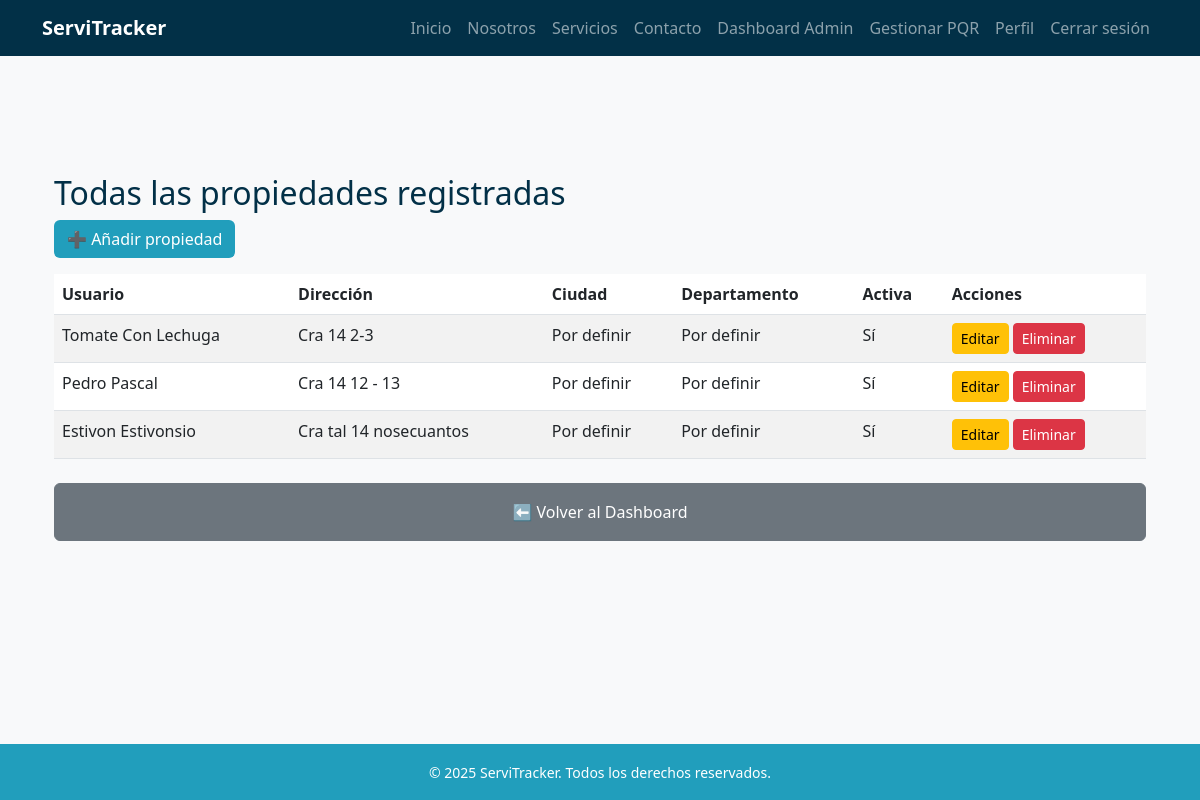
/propiedades/ (signed in), run on an earlier commit of the app's database.
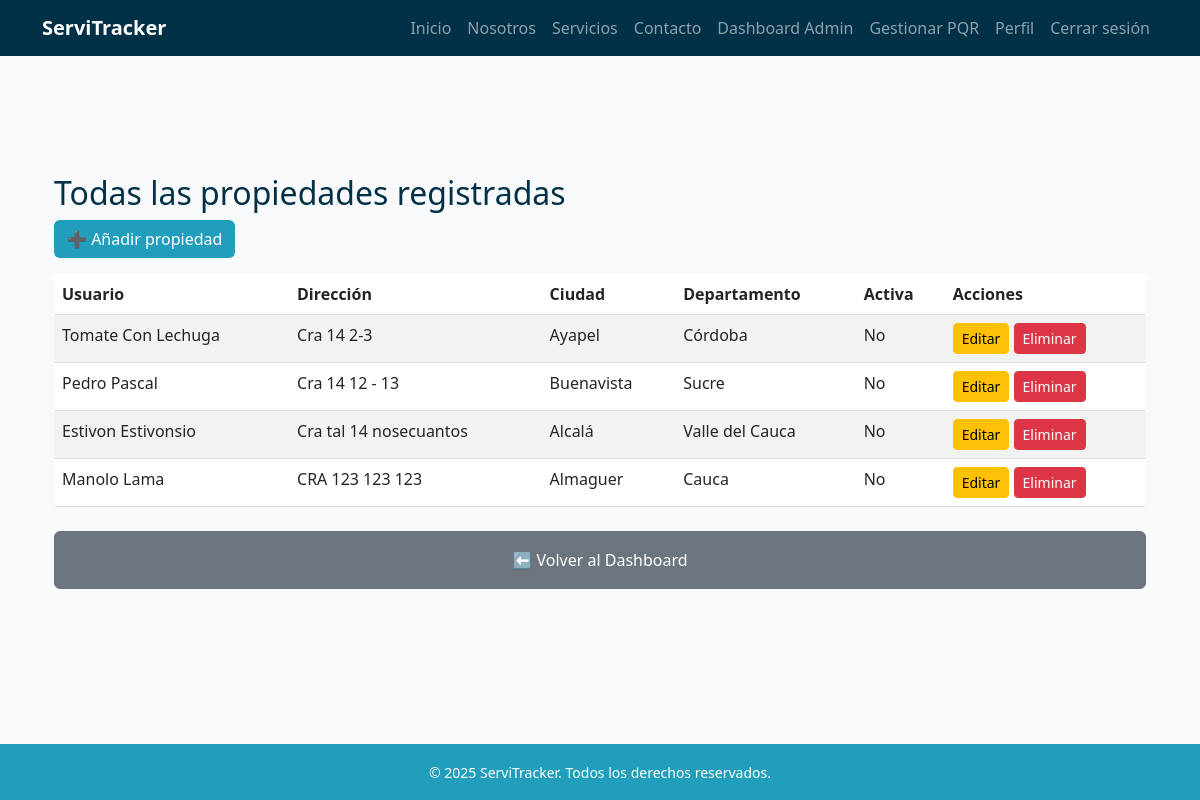
And on a later commit of the database.
### propiedades/models.py (models this page shows, shortened)
class Propiedad(models.Model):
    usuario = models.ForeignKey(
        settings.AUTH_USER_MODEL,
        on_delete=models.CASCADE,
        related_name='propiedades'
    )
    departamento = models.CharField(max_length=100)
    ciudad = models.CharField(max_length=100)
    direccion = models.CharField(max_length=200)
    activa = models.BooleanField(default=True)

### usuarios/models.py (models this page shows)
class Usuario(AbstractBaseUser, PermissionsMixin):
    ROLES = [
        ("administrador", "Administrador"),
        ("agente", "Agente"),
        ("tecnico", "Técnico"),
        ("ciudadano", "Ciudadano"),
    ]
    documento = models.CharField(max_length=20, unique=True)
    email = models.EmailField(blank=True, null=True)
    nombres = models.CharField(max_length=100, blank=True, null=True)
    apellidos = models.CharField(max_length=100, blank=True, null=True)
    rol = models.CharField(max_length=20, choices=ROLES, default="ciudadano")
    especialidad = models.ForeignKey(Especialidad, on_delete=models.SET_NULL, null=True, blank=True)
    is_active = models.BooleanField(default=True)
    is_staff = models.BooleanField(default=False)
    date_joined = models.DateTimeField(auto_now_add=True)
    objects = UsuarioManager()
    USERNAME_FIELD = "documento"
    REQUIRED_FIELDS = []  # puedes agregar 'email' si quieres que sea obligatorio
    def __str__(self):
        return self.get_public_name()
    def get_full_name(self):
        nombre = (self.nombres or "").strip()
        apellido = (self.apellidos or "").strip()
        full = f"{nombre} {apellido}".strip()
        return full or ""
    def get_public_name(self):
        return self.get_full_name() or "Usuario"

### propiedades/views.py (the view)
# urls.py: path('', views.lista_propiedades, name='lista_propiedades'),
@user_passes_test(lambda u: u.is_staff or u.rol == "administrador")
def lista_propiedades(request):
    propiedades = Propiedad.objects.all()
    return render(request, 'propiedades/propiedades.html', {'propiedades': propiedades})

### templates/propiedades/propiedades.html (shortened to what this page needs)
{% extends 'base.html' %}
{% block content %}
<div class="container my-5">
    <h2 class="text-blue-dark">Todas las propiedades registradas</h2>
    <a href="{% url 'crear_propiedad' %}" class="btn btn-blue-mid mb-3">➕ Añadir propiedad</a>
    <table class="table table-striped">
        <thead>
            <tr>
                <th>Usuario</th>
                <th>Dirección</th>
                <th>Ciudad</th>
                <th>Departamento</th>
                <th>Activa</th>
                <th>Acciones</th>
            </tr>
        </thead>
        <tbody>
            {% for p in propiedades %}
            <tr>
                <td>{{ p.usuario }}</td>
                <td>{{ p.direccion }}</td>
                <td>{{ p.ciudad }}</td>
                <td>{{ p.departamento }}</td>
                <td>{{ p.activa|yesno:"Sí,No" }}</td>
                <td>
                    <a href="{% url 'editar_propiedad' p.pk %}" class="btn btn-sm btn-warning">Editar</a>
                    <a href="{% url 'eliminar_propiedad' p.pk %}" class="btn btn-sm btn-danger">Eliminar</a>
                </td>
            </tr>
            {% empty %}
            <tr><td colspan="6">No hay propiedades registradas.</td></tr>
            {% endfor %}
        </tbody>
    </table>
    <div class="mt-4">
        <a href="{% url 'dashboard_admin' %}" class="btn btn-secondary w-100 py-3">
            ⬅️ Volver al Dashboard
        </a>
    </div>
</div>
{% endblock %}

### templates/base.html (shortened to what this page needs)
<!DOCTYPE html>
<html lang="es">
<head>
    {% load static %}
    <link href="https://cdn.jsdelivr.net/npm/bootstrap@5.3.0/dist/css/bootstrap.min.css" rel="stylesheet">
    <link rel="stylesheet" href="{% static 'css/style.css' %}">
</head>
<body>
    <header class="navbar navbar-expand-lg navbar-dark bg-blue-dark fixed-top">
        <div class="container">
            <a class="navbar-brand fw-bold" href="{% url 'index' %}">ServiTracker</a>
            <nav class="collapse navbar-collapse" id="navbarNav">
                <ul class="navbar-nav ms-auto">
                    <li class="nav-item"><a class="nav-link" href="{% url 'index' %}#inicio">Inicio</a></li>
                    <li class="nav-item"><a class="nav-link" href="{% url 'index' %}#nosotros">Nosotros</a></li>
                    <li class="nav-item"><a class="nav-link" href="{% url 'index' %}#servicios">Servicios</a></li>
                    <li class="nav-item"><a class="nav-link" href="{% url 'index' %}#contacto">Contacto</a></li>
                    {% if user.is_authenticated %}
                        {% if user.rol == "administrador" %}
                            <li class="nav-item"><a class="nav-link" href="{% url 'dashboard_admin' %}">Dashboard Admin</a></li>
                            <li class="nav-item"><a class="nav-link" href="{% url 'lista_pqr_admin' %}">Gestionar PQR</a></li>
                        {% elif user.rol == "agente" %}
                            <li class="nav-item"><a class="nav-link" href="{% url 'dashboard_agente' %}">Dashboard Agente</a></li>
                            <li class="nav-item"><a class="nav-link" href="{% url 'lista_pqr_admin' %}">Gestionar PQR</a></li>
                        {% elif user.rol == "ciudadano" %}
                            <li class="nav-item"><a class="nav-link" href="{% url 'mi_lista_pqr' %}">Mis PQR</a></li>
                        {% elif user.rol == "tecnico" %}
                            <li class="nav-item"><a class="nav-link" href="{% url 'mis_asignaciones' %}">Mis asignaciones</a></li>
                        {% endif %}
                        <li class="nav-item"><a class="nav-link" href="{% url 'perfil' %}">Perfil</a></li>
                        <li class="nav-item"><a class="nav-link" href="{% url 'logout' %}">Cerrar sesión</a></li>
                    {% else %}
                        <li class="nav-item"><a class="nav-link" href="{% url 'login' %}">Login</a></li>
                        <li class="nav-item"><a class="nav-link" href="{% url 'registro' %}">Registro</a></li>
                    {% endif %}
                </ul>
            </nav>
        </div>
    </header>
    <main class="container my-2 pt-5">
        {% block content %}
        {% endblock %}
    </main>
    <footer class="bg-blue-mid text-white text-center p-3 mt-5">
        <small>© 2025 ServiTracker. Todos los derechos reservados.</small>
    </footer>
</body>
</html>

### static/css/style.css (style rules this page uses)
:root { --blue-light: #8ecae6; --blue-mid: #219ebc; --blue-deep: #126782; --blue-dark: #023047; --yellow: #ffb703; --orange-light: #fd9e02; --orange-dark: #fb8500; --green-light: #198754; --green-dark: #146c43; }
.text-blue-dark { color: var(--blue-dark); }
.bg-blue-mid { background-color: var(--blue-mid); }
.bg-blue-dark { background-color: var(--blue-dark); }
body { font-family: 'Segoe UI', sans-serif; background-color: #f8f9fa; padding-top: 70px; min-height: 100vh; display: flex; flex-direction: column; }
main { flex: 1; min-height: 60vh; }
.btn-blue-mid { background-color: var(--blue-mid); color: white; }

What changed in the data, as far as the page shows it:
changed Propiedad "Cra 14 2-3": ciudad "Por definir" → "Ayapel"; departamento "Por definir" → "Córdoba"; activa "Sí" → "No"
changed Propiedad "Cra 14 12 - 13": ciudad "Por definir" → "Buenavista"; departamento "Por definir" → "Sucre"; activa "Sí" → "No"
changed Propiedad "Cra tal 14 nosecuantos": ciudad "Por definir" → "Alcalá"; departamento "Por definir" → "Valle del Cauca"; activa "Sí" → "No"
added Propiedad: usuario "Manolo Lama", direccion "CRA 123 123 123", ciudad "Almaguer", departamento "Cauca", activa "No"
